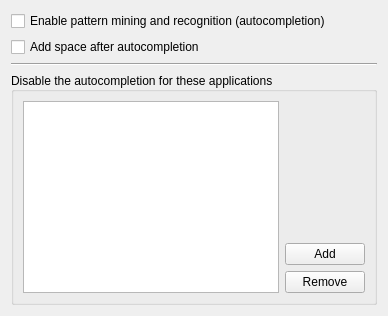
     <widget class="TabBar" name="tabAutocompletion">
      <property name="locale">
       <locale language="English" country="UnitedStates"/>
      </property>
      <attribute name="title">
       <string>Autocompletion</string>
      </attribute>
      <layout class="QGridLayout" name="gridLayout_6">
       <item row="1" column="0">
        <widget class="QCheckBox" name="tabAutocompletion_chkAddSpace">
         <property name="text">
          <string>Add space after autocompletion</string>
         </property>
        </widget>
       </item>
       <item row="2" column="0">
        <widget class="Line" name="line">
         <property name="orientation">
          <enum>Qt::Horizontal</enum>
         </property>
        </widget>
       </item>
       <item row="3" column="0">
        <widget class="QGroupBox" name="groupBox">
         <property name="layoutDirection">
          <enum>Qt::LeftToRight</enum>
         </property>
         <property name="title">
          <string>Disable the autocompletion for these applications</string>
         </property>
         <property name="alignment">
          <set>Qt::AlignLeading|Qt::AlignLeft|Qt::AlignVCenter</set>
         </property>
         <layout class="QHBoxLayout" name="horizontalLayout_5">
          <item>
           <widget class="QListWidget" name="tabAutocompletion_lstApp">
            <property name="maximumSize">
             <size>
              <width>166666</width>
              <height>16777215</height>
             </size>
            </property>
           </widget>
          </item>
          <item>
           <layout class="QVBoxLayout" name="verticalLayout_5">
            <item>
             <spacer name="verticalSpacer_13">
              <property name="orientation">
               <enum>Qt::Vertical</enum>
              </property>
              <property name="sizeHint" stdset="0">
               <size>
                <width>20</width>
                <height>40</height>
               </size>
              </property>
             </spacer>
            </item>
            <item>
             <widget class="QPushButton" name="tabAutocompletion_cmdAddApp">
              <property name="text">
               <string>Add</string>
              </property>
             </widget>
            </item>
            <item>
             <widget class="QPushButton" name="tabAutocompletion_cmdDelApp">
              <property name="text">
               <string>Remove</string>
              </property>
             </widget>
            </item>
           </layout>
          </item>
         </layout>
        </widget>
       </item>
       <item row="0" column="0">
        <widget class="QCheckBox" name="tabAutocompletion_chkTrueAutocomplit">
         <property name="text">
          <string>Enable pattern mining and recognition (autocompletion)</string>
         </property>
        </widget>
       </item>
      </layout>
     </widget>
